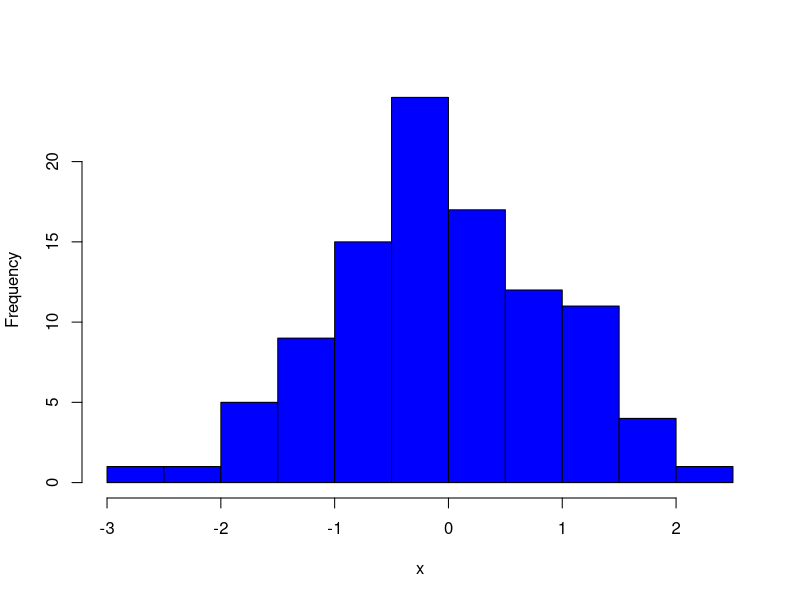

Write R code to recreate this figure.
## ---- chunk 1
a=120
## ---- chunk 2
(c=a/3)
## ---- chunk 3
(c=a/3)
## ---- chunk 4
x=rnorm(100)
median(x)
mean(x)
sd(x)
## ---- chunk 5
hist(x,main="", col = "blue")  
